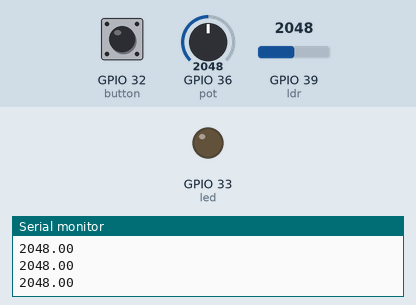
A sketch run on a simulated ESP32. Parts: output pins drawn as LEDs (lit = HIGH), the last lines printed to the serial monitor. Inputs (shaded band) come from the test bench; at power-on: GPIO 39 (ldr) = 2048, GPIO 32 (button) HIGH, GPIO 36 (pot) = 2048.

Above: at 1.2 s.
1.3 s: GPIO 39 (ldr) set to 1996
At 2.3 s:
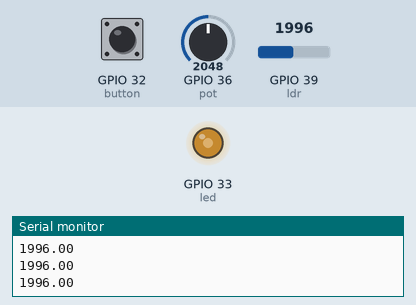
2.8 s: GPIO 32 (button) pulled LOW for 1 s
At 3.5 s:
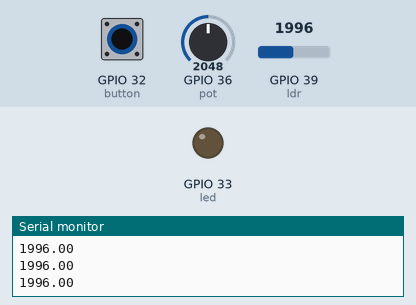
5.3 s: GPIO 32 (button) pulled LOW for 3.2 s
At 9.7 s:
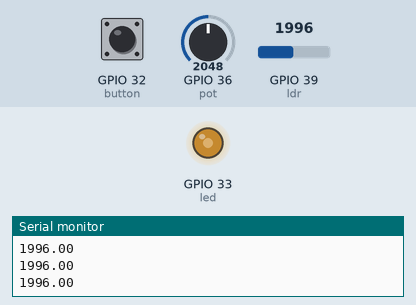
10.0 s: GPIO 36 (pot) set to 2866
At 11.2 s:
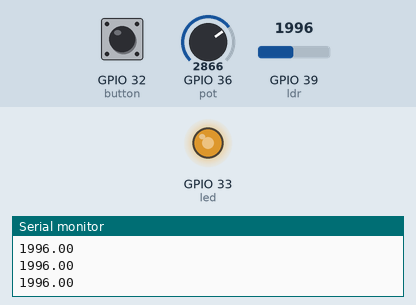
11.5 s: GPIO 36 (pot) set to 3603
At 12.7 s:
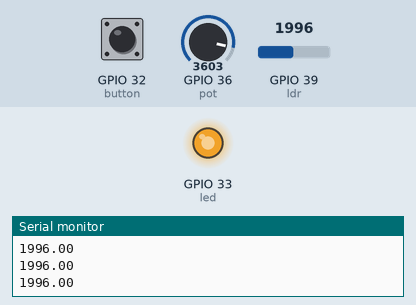
13.0 s: GPIO 36 (pot) set to 491
At 14.1 s:
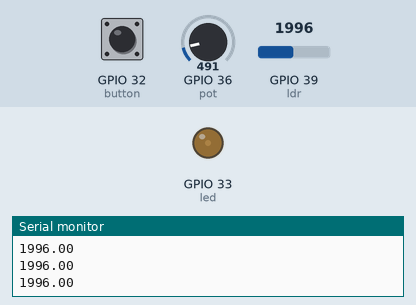
Timing chart, 0 to 15.5 s (numbered marks = the images above; inputs shaded):
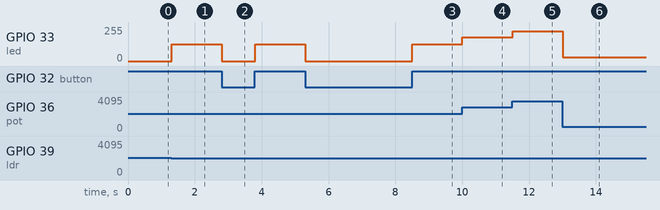

The sketch:

Intelligent_Street_Light.ino
```cpp
/*A streetlight should save energy by adapting to conditions. You are asked to simulate an Energy-Saving Streetlight with Manual Override, using ESP32.
Let an LED represent the streetlight. Push button acts as a maintenance override: pressing it forces the LED OFF regardless of conditions.
When released, the street light takes the energy-saving mode. LDR senses ambient light: LED ON at night, OFF during the day.
A night is detected if the LDR value is less than 2048.0 represents the darkest night time and 4095 represents noon.
During night, the streetlight is ON with full brightness (255), and during day time it should be off (0).
A potentiometer can be used to adjust the LED brightness between 0 and 255.*/

const int button=32;
const int led=33;
const int ldr=39;
const int pot=36;

void setup() {
  pinMode(led,OUTPUT);
  pinMode(button,INPUT_PULLUP);
  pinMode(ldr,INPUT);
  pinMode(pot,INPUT);
  Serial.begin(9600);

}

void loop() {
  bool button_state=digitalRead(button);
  if (button_state==LOW) {
    analogWrite(led,0);
  }
  else {
    float ldr_value=analogRead(ldr);
    Serial.println(ldr_value);
    if (ldr_value<2048.0) {
      analogWrite(led,255);
      float pot_value=analogRead(pot)/16.1;
      analogWrite(led,pot_value);
    }
    else {
      analogWrite(led,0);
    }
  }
}
```

Measured:
- the behaviour switches between 2048 and 2047 on GPIO 39 (ldr) (found by bisection; images 0 and 1)
- after the input at 1.3 s, GPIO 33 (led): 0/255 → 127/255 at once
- after the input at 2.8 s, GPIO 33 (led): 127/255 → 0/255 at once, → 127/255 1.0 s later
- after the input at 5.3 s, GPIO 33 (led): 127/255 → 0/255 at once, → 127/255 3.2 s later
- after the input at 10.0 s, GPIO 33 (led): 127/255 → 178/255 at once
- after the input at 11.5 s, GPIO 33 (led): 178/255 → 223/255 at once
- after the input at 13.0 s, GPIO 33 (led): 223/255 → 30/255 at once
